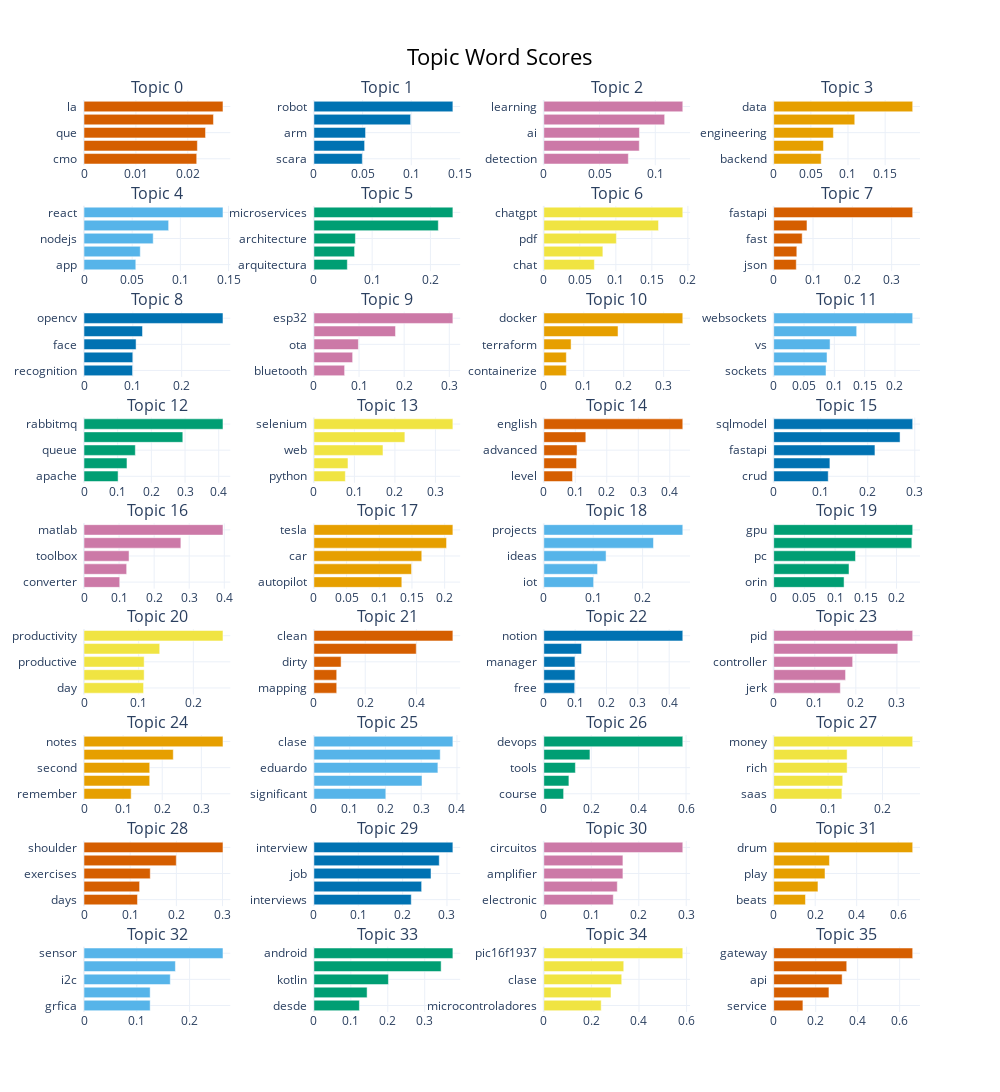

Notebook code cell kept with this figure:
### Code cell
model.visualize_barchart(top_n_topics=topics_count)

### Figure 1 — Plotly figure (JSON) as saved in the notebook; plotly's stock layout.template omitted (floating-point values rounded to 4 significant figures)
{"data": [{"marker": {"color": "#D55E00"}, "orientation": "h", "type": "bar", "x": [0.02172, 0.02185, 0.02342, 0.02495, 0.02678], "xaxis": "x", "y": ["cmo  ", "el  ", "que  ", "en  ", "la  "], "yaxis": "y"}, {"marker": {"color": "#0072B2"}, "orientation": "h", "type": "bar", "x": [0.04972, 0.05208, 0.05305, 0.09933, 0.1427], "xaxis": "x2", "y": ["scara  ", "robots  ", "arm  ", "delta  ", "robot  "], "yaxis": "y2"}, {"marker": {"color": "#CC79A7"}, "orientation": "h", "type": "bar", "x": [0.07584, 0.08566, 0.0858, 0.1084, 0.1247], "xaxis": "x3", "y": ["detection  ", "object  ", "ai  ", "machine  ", "learning  "], "yaxis": "y3"}, {"marker": {"color": "#E69F00"}, "orientation": "h", "type": "bar", "x": [0.06392, 0.06697, 0.08033, 0.1091, 0.1871], "xaxis": "x4", "y": ["backend  ", "analyst  ", "engineering  ", "science  ", "data  "], "yaxis": "y4"}, {"marker": {"color": "#56B4E9"}, "orientation": "h", "type": "bar", "x": [0.05375, 0.05839, 0.07181, 0.08783, 0.1442], "xaxis": "x5", "y": ["app  ", "api  ", "nodejs  ", "flutter  ", "react  "], "yaxis": "y5"}, {"marker": {"color": "#009E73"}, "orientation": "h", "type": "bar", "x": [0.05736, 0.06984, 0.07125, 0.2135, 0.2386], "xaxis": "x6", "y": ["arquitectura  ", "secure  ", "architecture  ", "microservicios  ", "microservices  "], "yaxis": "y6"}, {"marker": {"color": "#F0E442"}, "orientation": "h", "type": "bar", "x": [0.07019, 0.08199, 0.1008, 0.1592, 0.1929], "xaxis": "x7", "y": ["chat  ", "powerpoint  ", "pdf  ", "langchain  ", "chatgpt  "], "yaxis": "y7"}, {"marker": {"color": "#D55E00"}, "orientation": "h", "type": "bar", "x": [0.05743, 0.05878, 0.07245, 0.08466, 0.3535], "xaxis": "x8", "y": ["json  ", "apis  ", "fast  ", "api  ", "fastapi  "], "yaxis": "y8"}, {"marker": {"color": "#0072B2"}, "orientation": "h", "type": "bar", "x": [0.09943, 0.0999, 0.1066, 0.1198, 0.2846], "xaxis": "x9", "y": ["recognition  ", "python  ", "face  ", "vision  ", "opencv  "], "yaxis": "y9"}, {"marker": {"color": "#CC79A7"}, "orientation": "h", "type": "bar", "x": [0.06805, 0.08581, 0.09859, 0.1808, 0.3079], "xaxis": "x10", "y": ["bluetooth  ", "nodemcu  ", "ota  ", "esp8266  ", "esp32  "], "yaxis": "y10"}, {"marker": {"color": "#E69F00"}, "orientation": "h", "type": "bar", "x": [0.05638, 0.05638, 0.06828, 0.1858, 0.3478], "xaxis": "x11", "y": ["containerize  ", "dockerfile  ", "terraform  ", "kubernetes  ", "docker  "], "yaxis": "y11"}, {"marker": {"color": "#56B4E9"}, "orientation": "h", "type": "bar", "x": [0.08627, 0.08795, 0.09296, 0.1369, 0.2292], "xaxis": "x12", "y": ["sockets  ", "programming  ", "vs  ", "socket  ", "websockets  "], "yaxis": "y12"}, {"marker": {"color": "#009E73"}, "orientation": "h", "type": "bar", "x": [0.1012, 0.1276, 0.1524, 0.2933, 0.4127], "xaxis": "x13", "y": ["apache  ", "message  ", "queue  ", "kafka  ", "rabbitmq  "], "yaxis": "y13"}, {"marker": {"color": "#F0E442"}, "orientation": "h", "type": "bar", "x": [0.07761, 0.08413, 0.1705, 0.2246, 0.3431], "xaxis": "x14", "y": ["python  ", "tutorial  ", "web  ", "scraping  ", "selenium  "], "yaxis": "y14"}, {"marker": {"color": "#D55E00"}, "orientation": "h", "type": "bar", "x": [0.09124, 0.1039, 0.1055, 0.1333, 0.4413], "xaxis": "x15", "y": ["level  ", "native  ", "advanced  ", "learn  ", "english  "], "yaxis": "y15"}, {"marker": {"color": "#0072B2"}, "orientation": "h", "type": "bar", "x": [0.116, 0.1195, 0.2153, 0.2687, 0.2956], "xaxis": "x16", "y": ["crud  ", "orm  ", "fastapi  ", "sqlalchemy  ", "sqlmodel  "], "yaxis": "y16"}, {"marker": {"color": "#CC79A7"}, "orientation": "h", "type": "bar", "x": [0.1019, 0.1216, 0.1284, 0.2762, 0.3963], "xaxis": "x17", "y": ["converter  ", "robotics  ", "toolbox  ", "simulink  ", "matlab  "], "yaxis": "y17"}, {"marker": {"color": "#E69F00"}, "orientation": "h", "type": "bar", "x": [0.1345, 0.1494, 0.165, 0.2029, 0.2126], "xaxis": "x18", "y": ["autopilot  ", "cars  ", "car  ", "selfdriving  ", "tesla  "], "yaxis": "y18"}, {"marker": {"color": "#56B4E9"}, "orientation": "h", "type": "bar", "x": [0.1008, 0.1088, 0.1261, 0.222, 0.2813], "xaxis": "x19", "y": ["iot  ", "10  ", "ideas  ", "arduino  ", "projects  "], "yaxis": "y19"}, {"marker": {"color": "#009E73"}, "orientation": "h", "type": "bar", "x": [0.1146, 0.1226, 0.1332, 0.2249, 0.2263], "xaxis": "x20", "y": ["orin  ", "jetson  ", "pc  ", "nvidia  ", "gpu  "], "yaxis": "y20"}, {"marker": {"color": "#F0E442"}, "orientation": "h", "type": "bar", "x": [0.109, 0.11, 0.11, 0.1385, 0.2542], "xaxis": "x21", "y": ["day  ", "smarter  ", "productive  ", "habits  ", "productivity  "], "yaxis": "y21"}, {"marker": {"color": "#D55E00"}, "orientation": "h", "type": "bar", "x": [0.08888, 0.08888, 0.1059, 0.3988, 0.5415], "xaxis": "x22", "y": ["mapping  ", "net  ", "dirty  ", "architecture  ", "clean  "], "yaxis": "y22"}, {"marker": {"color": "#0072B2"}, "orientation": "h", "type": "bar", "x": [0.09845, 0.09941, 0.09941, 0.1204, 0.4434], "xaxis": "x23", "y": ["free  ", "templates  ", "manager  ", "template  ", "notion  "], "yaxis": "y23"}, {"marker": {"color": "#CC79A7"}, "orientation": "h", "type": "bar", "x": [0.1623, 0.1749, 0.1923, 0.3022, 0.3384], "xaxis": "x24", "y": ["jerk  ", "motion  ", "controller  ", "control  ", "pid  "], "yaxis": "y24"}, {"marker": {"color": "#E69F00"}, "orientation": "h", "type": "bar", "x": [0.1206, 0.168, 0.168, 0.2282, 0.3553], "xaxis": "x25", "y": ["remember  ", "taking  ", "second  ", "brain  ", "notes  "], "yaxis": "y25"}, {"marker": {"color": "#56B4E9"}, "orientation": "h", "type": "bar", "x": [0.2011, 0.3023, 0.3467, 0.3532, 0.3886], "xaxis": "x26", "y": ["significant  ", "lpez  ", "eduardo  ", "ingls  ", "clase  "], "yaxis": "y26"}, {"marker": {"color": "#009E73"}, "orientation": "h", "type": "bar", "x": [0.08357, 0.1059, 0.1332, 0.1947, 0.5862], "xaxis": "x27", "y": ["course  ", "cicd  ", "tools  ", "git  ", "devops  "], "yaxis": "y27"}, {"marker": {"color": "#F0E442"}, "orientation": "h", "type": "bar", "x": [0.1253, 0.1269, 0.1349, 0.1349, 0.2554], "xaxis": "x28", "y": ["saas  ", "online  ", "rich  ", "debt  ", "money  "], "yaxis": "y28"}, {"marker": {"color": "#D55E00"}, "orientation": "h", "type": "bar", "x": [0.1158, 0.1204, 0.1435, 0.1998, 0.301], "xaxis": "x29", "y": ["days  ", "faster  ", "exercises  ", "muscle  ", "shoulder  "], "yaxis": "y29"}, {"marker": {"color": "#0072B2"}, "orientation": "h", "type": "bar", "x": [0.2195, 0.2429, 0.264, 0.2826, 0.3133], "xaxis": "x30", "y": ["interviews  ", "notation  ", "job  ", "coding  ", "interview  "], "yaxis": "y30"}, {"marker": {"color": "#CC79A7"}, "orientation": "h", "type": "bar", "x": [0.1464, 0.1548, 0.1667, 0.1667, 0.2927], "xaxis": "x31", "y": ["electronic  ", "regulador  ", "amplifier  ", "operational  ", "circuitos  "], "yaxis": "y31"}, {"marker": {"color": "#E69F00"}, "orientation": "h", "type": "bar", "x": [0.1531, 0.2134, 0.2473, 0.2687, 0.6699], "xaxis": "x32", "y": ["beats  ", "drummer  ", "play  ", "lesson  ", "drum  "], "yaxis": "y32"}, {"marker": {"color": "#56B4E9"}, "orientation": "h", "type": "bar", "x": [0.1253, 0.1253, 0.1634, 0.1731, 0.2632], "xaxis": "x33", "y": ["grfica  ", "mpu6050  ", "i2c  ", "arduino  ", "sensor  "], "yaxis": "y33"}, {"marker": {"color": "#009E73"}, "orientation": "h", "type": "bar", "x": [0.1232, 0.144, 0.2018, 0.3444, 0.3762], "xaxis": "x34", "y": ["desde  ", "cero  ", "kotlin  ", "curso  ", "android  "], "yaxis": "y34"}, {"marker": {"color": "#F0E442"}, "orientation": "h", "type": "bar", "x": [0.2411, 0.2823, 0.3274, 0.3359, 0.584], "xaxis": "x35", "y": ["microcontroladores  ", "pico  ", "clase  ", "micropython  ", "pic16f1937  "], "yaxis": "y35"}, {"marker": {"color": "#D55E00"}, "orientation": "h", "type": "bar", "x": [0.1391, 0.2631, 0.3259, 0.3479, 0.662], "xaxis": "x36", "y": ["service  ", "zuul  ", "api  ", "kong  ", "gateway  "], "yaxis": "y36"}], "layout": {"annotations": [{"font": {"size": 16}, "showarrow": false, "text": "Topic 0", "x": 0.0875, "xanchor": "center", "xref": "paper", "y": 1.0, "yanchor": "bottom", "yref": "paper"}, {"font": {"size": 16}, "showarrow": false, "text": "Topic 1", "x": 0.3625, "xanchor": "center", "xref": "paper", "y": 1.0, "yanchor": "bottom", "yref": "paper"}, {"font": {"size": 16}, "showarrow": false, "text": "Topic 2", "x": 0.6375, "xanchor": "center", "xref": "paper", "y": 1.0, "yanchor": "bottom", "yref": "paper"}, {"font": {"size": 16}, "showarrow": false, "text": "Topic 3", "x": 0.9125, "xanchor": "center", "xref": "paper", "y": 1.0, "yanchor": "bottom", "yref": "paper"}, {"font": {"size": 16}, "showarrow": false, "text": "Topic 4", "x": 0.0875, "xanchor": "center", "xref": "paper", "y": 0.884, "yanchor": "bottom", "yref": "paper"}, {"font": {"size": 16}, "showarrow": false, "text": "Topic 5", "x": 0.3625, "xanchor": "center", "xref": "paper", "y": 0.884, "yanchor": "bottom", "yref": "paper"}, {"font": {"size": 16}, "showarrow": false, "text": "Topic 6", "x": 0.6375, "xanchor": "center", "xref": "paper", "y": 0.884, "yanchor": "bottom", "yref": "paper"}, {"font": {"size": 16}, "showarrow": false, "text": "Topic 7", "x": 0.9125, "xanchor": "center", "xref": "paper", "y": 0.884, "yanchor": "bottom", "yref": "paper"}, {"font": {"size": 16}, "showarrow": false, "text": "Topic 8", "x": 0.0875, "xanchor": "center", "xref": "paper", "y": 0.7679, "yanchor": "bottom", "yref": "paper"}, {"font": {"size": 16}, "showarrow": false, "text": "Topic 9", "x": 0.3625, "xanchor": "center", "xref": "paper", "y": 0.7679, "yanchor": "bottom", "yref": "paper"}, {"font": {"size": 16}, "showarrow": false, "text": "Topic 10", "x": 0.6375, "xanchor": "center", "xref": "paper", "y": 0.7679, "yanchor": "bottom", "yref": "paper"}, {"font": {"size": 16}, "showarrow": false, "text": "Topic 11", "x": 0.9125, "xanchor": "center", "xref": "paper", "y": 0.7679, "yanchor": "bottom", "yref": "paper"}, {"font": {"size": 16}, "showarrow": false, "text": "Topic 12", "x": 0.0875, "xanchor": "center", "xref": "paper", "y": 0.6519, "yanchor": "bottom", "yref": "paper"}, {"font": {"size": 16}, "showarrow": false, "text": "Topic 13", "x": 0.3625, "xanchor": "center", "xref": "paper", "y": 0.6519, "yanchor": "bottom", "yref": "paper"}, {"font": {"size": 16}, "showarrow": false, "text": "Topic 14", "x": 0.6375, "xanchor": "center", "xref": "paper", "y": 0.6519, "yanchor": "bottom", "yref": "paper"}, {"font": {"size": 16}, "showarrow": false, "text": "Topic 15", "x": 0.9125, "xanchor": "center", "xref": "paper", "y": 0.6519, "yanchor": "bottom", "yref": "paper"}, {"font": {"size": 16}, "showarrow": false, "text": "Topic 16", "x": 0.0875, "xanchor": "center", "xref": "paper", "y": 0.5358, "yanchor": "bottom", "yref": "paper"}, {"font": {"size": 16}, "showarrow": false, "text": "Topic 17", "x": 0.3625, "xanchor": "center", "xref": "paper", "y": 0.5358, "yanchor": "bottom", "yref": "paper"}, {"font": {"size": 16}, "showarrow": false, "text": "Topic 18", "x": 0.6375, "xanchor": "center", "xref": "paper", "y": 0.5358, "yanchor": "bottom", "yref": "paper"}, {"font": {"size": 16}, "showarrow": false, "text": "Topic 19", "x": 0.9125, "xanchor": "center", "xref": "paper", "y": 0.5358, "yanchor": "bottom", "yref": "paper"}, {"font": {"size": 16}, "showarrow": false, "text": "Topic 20", "x": 0.0875, "xanchor": "center", "xref": "paper", "y": 0.4198, "yanchor": "bottom", "yref": "paper"}, {"font": {"size": 16}, "showarrow": false, "text": "Topic 21", "x": 0.3625, "xanchor": "center", "xref": "paper", "y": 0.4198, "yanchor": "bottom", "yref": "paper"}, {"font": {"size": 16}, "showarrow": false, "text": "Topic 22", "x": 0.6375, "xanchor": "center", "xref": "paper", "y": 0.4198, "yanchor": "bottom", "yref": "paper"}, {"font": {"size": 16}, "showarrow": false, "text": "Topic 23", "x": 0.9125, "xanchor": "center", "xref": "paper", "y": 0.4198, "yanchor": "bottom", "yref": "paper"}, {"font": {"size": 16}, "showarrow": false, "text": "Topic 24", "x": 0.0875, "xanchor": "center", "xref": "paper", "y": 0.3037, "yanchor": "bottom", "yref": "paper"}, {"font": {"size": 16}, "showarrow": false, "text": "Topic 25", "x": 0.3625, "xanchor": "center", "xref": "paper", "y": 0.3037, "yanchor": "bottom", "yref": "paper"}, {"font": {"size": 16}, "showarrow": false, "text": "Topic 26", "x": 0.6375, "xanchor": "center", "xref": "paper", "y": 0.3037, "yanchor": "bottom", "yref": "paper"}, {"font": {"size": 16}, "showarrow": false, "text": "Topic 27", "x": 0.9125, "xanchor": "center", "xref": "paper", "y": 0.3037, "yanchor": "bottom", "yref": "paper"}, {"font": {"size": 16}, "showarrow": false, "text": "Topic 28", "x": 0.0875, "xanchor": "center", "xref": "paper", "y": 0.1877, "yanchor": "bottom", "yref": "paper"}, {"font": {"size": 16}, "showarrow": false, "text": "Topic 29", "x": 0.3625, "xanchor": "center", "xref": "paper", "y": 0.1877, "yanchor": "bottom", "yref": "paper"}, {"font": {"size": 16}, "showarrow": false, "text": "Topic 30", "x": 0.6375, "xanchor": "center", "xref": "paper", "y": 0.1877, "yanchor": "bottom", "yref": "paper"}, {"font": {"size": 16}, "showarrow": false, "text": "Topic 31", "x": 0.9125, "xanchor": "center", "xref": "paper", "y": 0.1877, "yanchor": "bottom", "yref": "paper"}, {"font": {"size": 16}, "showarrow": false, "text": "Topic 32", "x": 0.0875, "xanchor": "center", "xref": "paper", "y": 0.0716, "yanchor": "bottom", "yref": "paper"}, {"font": {"size": 16}, "showarrow": false, "text": "Topic 33", "x": 0.3625, "xanchor": "center", "xref": "paper", "y": 0.0716, "yanchor": "bottom", "yref": "paper"}, {"font": {"size": 16}, "showarrow": false, "text": "Topic 34", "x": 0.6375, "xanchor": "center", "xref": "paper", "y": 0.0716, "yanchor": "bottom", "yref": "paper"}, {"font": {"size": 16}, "showarrow": false, "text": "Topic 35", "x": 0.9125, "xanchor": "center", "xref": "paper", "y": 0.0716, "yanchor": "bottom", "yref": "paper"}], "height": 2250, "hoverlabel": {"bgcolor": "white", "font": {"family": "Rockwell", "size": 16}}, "showlegend": false, "title": {"font": {"color": "Black", "size": 22}, "text": "Topic Word Scores", "x": 0.5, "xanchor": "center", "yanchor": "top"}, "width": 1000, "xaxis": {"anchor": "y", "domain": [0, 0.175], "showgrid": true}, "xaxis10": {"anchor": "y10", "domain": [0.275, 0.45], "showgrid": true}, "xaxis11": {"anchor": "y11", "domain": [0.55, 0.725], "showgrid": true}, "xaxis12": {"anchor": "y12", "domain": [0.825, 1], "showgrid": true}, "xaxis13": {"anchor": "y13", "domain": [0, 0.175], "showgrid": true}, "xaxis14": {"anchor": "y14", "domain": [0.275, 0.45], "showgrid": true}, "xaxis15": {"anchor": "y15", "domain": [0.55, 0.725], "showgrid": true}, "xaxis16": {"anchor": "y16", "domain": [0.825, 1], "showgrid": true}, "xaxis17": {"anchor": "y17", "domain": [0, 0.175], "showgrid": true}, "xaxis18": {"anchor": "y18", "domain": [0.275, 0.45], "showgrid": true}, "xaxis19": {"anchor": "y19", "domain": [0.55, 0.725], "showgrid": true}, "xaxis2": {"anchor": "y2", "domain": [0.275, 0.45], "showgrid": true}, "xaxis20": {"anchor": "y20", "domain": [0.825, 1], "showgrid": true}, "xaxis21": {"anchor": "y21", "domain": [0, 0.175], "showgrid": true}, "xaxis22": {"anchor": "y22", "domain": [0.275, 0.45], "showgrid": true}, "xaxis23": {"anchor": "y23", "domain": [0.55, 0.725], "showgrid": true}, "xaxis24": {"anchor": "y24", "domain": [0.825, 1], "showgrid": true}, "xaxis25": {"anchor": "y25", "domain": [0, 0.175], "showgrid": true}, "xaxis26": {"anchor": "y26", "domain": [0.275, 0.45], "showgrid": true}, "xaxis27": {"anchor": "y27", "domain": [0.55, 0.725], "showgrid": true}, "xaxis28": {"anchor": "y28", "domain": [0.825, 1], "showgrid": true}, "xaxis29": {"anchor": "y29", "domain": [0, 0.175], "showgrid": true}, "xaxis3": {"anchor": "y3", "domain": [0.55, 0.725], "showgrid": true}, "xaxis30": {"anchor": "y30", "domain": [0.275, 0.45], "showgrid": true}, "xaxis31": {"anchor": "y31", "domain": [0.55, 0.725], "showgrid": true}, "xaxis32": {"anchor": "y32", "domain": [0.825, 1], "showgrid": true}, "xaxis33": {"anchor": "y33", "domain": [0, 0.175], "showgrid": true}, "xaxis34": {"anchor": "y34", "domain": [0.275, 0.45], "showgrid": true}, "xaxis35": {"anchor": "y35", "domain": [0.55, 0.725], "showgrid": true}, "xaxis36": {"anchor": "y36", "domain": [0.825, 1], "showgrid": true}, "xaxis4": {"anchor": "y4", "domain": [0.825, 1], "showgrid": true}, "xaxis5": {"anchor": "y5", "domain": [0, 0.175], "showgrid": true}, "xaxis6": {"anchor": "y6", "domain": [0.275, 0.45], "showgrid": true}, "xaxis7": {"anchor": "y7", "domain": [0.55, 0.725], "showgrid": true}, "xaxis8": {"anchor": "y8", "domain": [0.825, 1], "showgrid": true}, "xaxis9": {"anchor": "y9", "domain": [0, 0.175], "showgrid": true}, "yaxis": {"anchor": "x", "domain": [0.9284, 1.0], "showgrid": true}, "yaxis10": {"anchor": "x10", "domain": [0.6963, 0.7679], "showgrid": true}, "yaxis11": {"anchor": "x11", "domain": [0.6963, 0.7679], "showgrid": true}, "yaxis12": {"anchor": "x12", "domain": [0.6963, 0.7679], "showgrid": true}, "yaxis13": {"anchor": "x13", "domain": [0.5802, 0.6519], "showgrid": true}, "yaxis14": {"anchor": "x14", "domain": [0.5802, 0.6519], "showgrid": true}, "yaxis15": {"anchor": "x15", "domain": [0.5802, 0.6519], "showgrid": true}, "yaxis16": {"anchor": "x16", "domain": [0.5802, 0.6519], "showgrid": true}, "yaxis17": {"anchor": "x17", "domain": [0.4642, 0.5358], "showgrid": true}, "yaxis18": {"anchor": "x18", "domain": [0.4642, 0.5358], "showgrid": true}, "yaxis19": {"anchor": "x19", "domain": [0.4642, 0.5358], "showgrid": true}, "yaxis2": {"anchor": "x2", "domain": [0.9284, 1.0], "showgrid": true}, "yaxis20": {"anchor": "x20", "domain": [0.4642, 0.5358], "showgrid": true}, "yaxis21": {"anchor": "x21", "domain": [0.3481, 0.4198], "showgrid": true}, "yaxis22": {"anchor": "x22", "domain": [0.3481, 0.4198], "showgrid": true}, "yaxis23": {"anchor": "x23", "domain": [0.3481, 0.4198], "showgrid": true}, "yaxis24": {"anchor": "x24", "domain": [0.3481, 0.4198], "showgrid": true}, "yaxis25": {"anchor": "x25", "domain": [0.2321, 0.3037], "showgrid": true}, "yaxis26": {"anchor": "x26", "domain": [0.2321, 0.3037], "showgrid": true}, "yaxis27": {"anchor": "x27", "domain": [0.2321, 0.3037], "showgrid": true}, "yaxis28": {"anchor": "x28", "domain": [0.2321, 0.3037], "showgrid": true}, "yaxis29": {"anchor": "x29", "domain": [0.116, 0.1877], "showgrid": true}, "yaxis3": {"anchor": "x3", "domain": [0.9284, 1.0], "showgrid": true}, "yaxis30": {"anchor": "x30", "domain": [0.116, 0.1877], "showgrid": true}, "yaxis31": {"anchor": "x31", "domain": [0.116, 0.1877], "showgrid": true}, "yaxis32": {"anchor": "x32", "domain": [0.116, 0.1877], "showgrid": true}, "yaxis33": {"anchor": "x33", "domain": [0, 0.0716], "showgrid": true}, "yaxis34": {"anchor": "x34", "domain": [0, 0.0716], "showgrid": true}, "yaxis35": {"anchor": "x35", "domain": [0, 0.0716], "showgrid": true}, "yaxis36": {"anchor": "x36", "domain": [0, 0.0716], "showgrid": true}, "yaxis4": {"anchor": "x4", "domain": [0.9284, 1.0], "showgrid": true}, "yaxis5": {"anchor": "x5", "domain": [0.8123, 0.884], "showgrid": true}, "yaxis6": {"anchor": "x6", "domain": [0.8123, 0.884], "showgrid": true}, "yaxis7": {"anchor": "x7", "domain": [0.8123, 0.884], "showgrid": true}, "yaxis8": {"anchor": "x8", "domain": [0.8123, 0.884], "showgrid": true}, "yaxis9": {"anchor": "x9", "domain": [0.6963, 0.7679], "showgrid": true}}}
